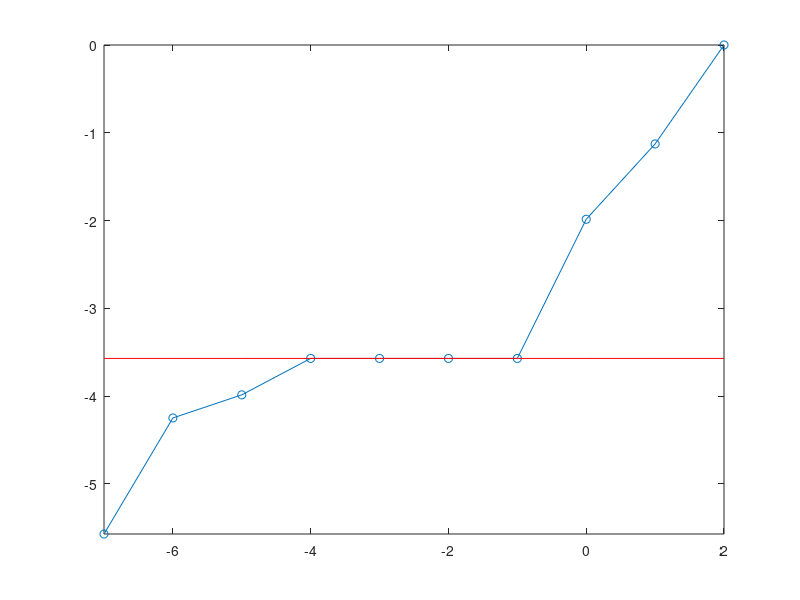
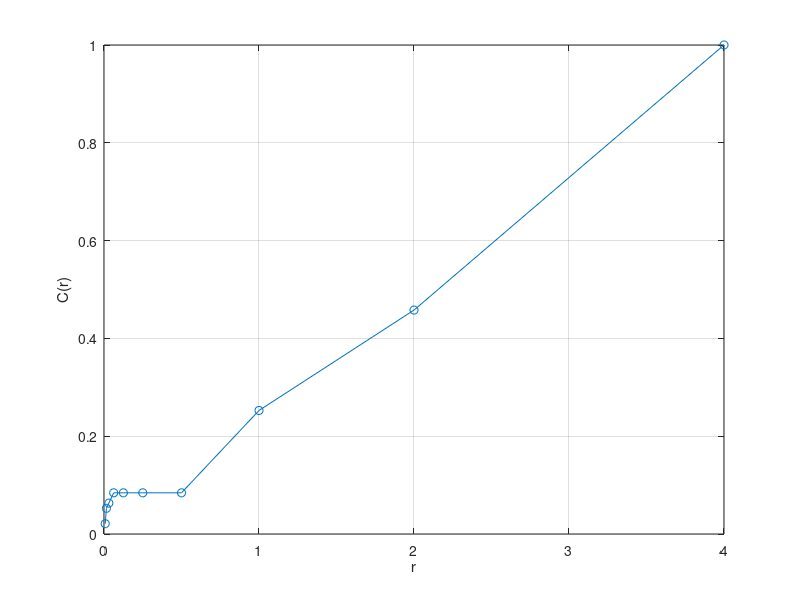

Write MATLAB code to recreate these figures, in order. (Note: this script raises an error after producing the figures.)
trans_steps = 10;
num_p = 20;
initial_x = 0.1;
initial_y = 0.1;
a_k = 1.2;
b_k = 0.4;

x_old = initial_x;
y_old = initial_y;

for j = 1:trans_steps
    x_new = a_k - x_old.^2 + b_k * y_old;
    y_new = x_old;
    x_old = x_new;
    y_old = y_new;
end

x_p = zeros(num_p, 1);
y_p = zeros(num_p, 1);
x_p(1) = x_new;
y_p(1) = y_new;

for j = 1:num_p - 1
    x_p(j+1)=a_k - x_p(j)^2 + b_k * y_p(j);
    y_p(j+1)=x_p(j);
end

dist_mtrx = sparse(num_p, num_p);

for j = 1:num_p
    for i = j + 1:num_p
        dist = (x_p(i)-x_p(j))^2+(y_p(i)-y_p(j))^2;
        dist_mtrx(i,j)=dist;
    end
end

dist_mtrx = sqrt(dist_mtrx);

min_dist = min(min(dist_mtrx + (1000*dist_mtrx == 0)));
max_dist = max(max(dist_mtrx));
max_dist = 2^ceil(log(max_dist) / log(2));
num_div = floor(log(max_dist/min_dist)/log(2));
num_ranges = num_div + 1;
range_vector = max_dist * 2.^(-((1:num_ranges)' - 1));
num_pairs = num_p * (num_p - 1) / 2;

correl_values = zeros(num_ranges, 1);

for j = 1:num_ranges
    range = range_vector(j);
    num_pairs_within_range = sum(sum(dist_mtrx < range & dist_mtrx > 0));
    correl_values(j) = num_pairs_within_range / num_pairs;
end

correl_integral_val = sum(correl_values) / num_ranges;
disp(['Correlation integral value = ', num2str(correl_integral_val)]);
figure(2)
plot(range_vector, correl_values, 'o-');
xlabel('r');
ylabel('C(r)');
grid on


discard = 3;
n1 = discard + 1;
n2 = num_ranges - discard;
inside_range = n1:n2;
log_range = log(range_vector) / log(2);
log_correl_values = log(correl_values) / log(2);
log_inside_range = log(inside_range);
log_correl_inside = log_correl_values(inside_range);

koef = polyfit(log_inside_range, log_correl_inside, 1);
fractal_dimens = koef(1);
fitted_values = fractal_dimens * log_range + koef(2);

figure(1);
plot(log_range,log_correl_values, 'o-');
hold on
plot(log_range, fitted_values, 'r-');
axis tight
plot([log_range(n1), log_range(n1), [-30 30], 'k--']);
plot([log_range(n2), log_range(n2), [-30 30], 'k--']);
xlabel('log_2(r)');
ylabel('log_2(C(r))');
title(['D_c = ', num2str(fractal_dimens)]);
gridon

